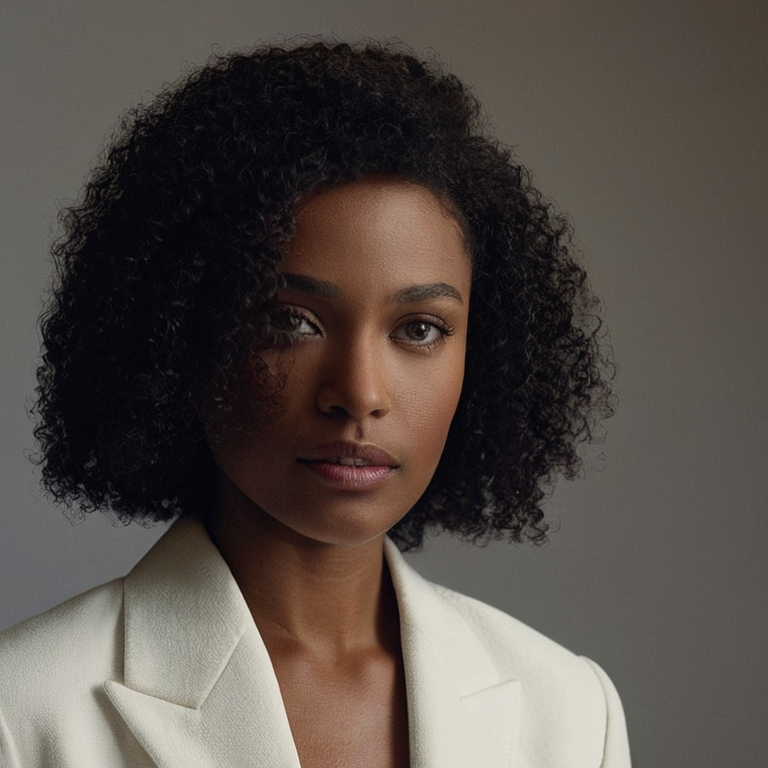
#> input picture Plan/Instructions/Operations/Pulled_Back_Artifacts/canny_w69_rightedge_masked_v3_seed711570105_20260707T132203-0500/images/canny_w69_rightedge_masked_v3_seed711570105_00001_.png, 768 x 768 px, found by its file name
$ python repair_wave70_nose_source_landmark_mask_v3.py
#> lines starting #> are read from the running program, lines starting #| are printed output that depends on the picture; after the words box and inside, x2 and y2 are one past the last pixel; in counts of white or black regions, pixels touching at a corner belong together
#> in main, source is the input picture: PIL image 768x768 RGB; mean R, G, B 85, 77.1, 71.8
#!/usr/bin/env python3
from __future__ import annotations

import hashlib
import json
import shutil
from pathlib import Path
from typing import Any

from PIL import Image, ImageDraw, ImageFont


PROJECT_ROOT = Path(r"C:\Comfy_UI_Main")
RUN_STAMP = "20260707T225500-0500"
SOURCE_IMAGE = PROJECT_ROOT / (
    "Plan/Instructions/Operations/Pulled_Back_Artifacts/"
    "canny_w69_rightedge_masked_v3_seed711570105_20260707T132203-0500/"
    "images/canny_w69_rightedge_masked_v3_seed711570105_00001_.png"
)
OUT_DIR = PROJECT_ROOT / (
    "Plan/Instructions/Operations/Prepared_Input_Assets/"
    f"wave70_mf70_nose_source_landmark_v3_{RUN_STAMP}"
)
RUNTIME_DIR = PROJECT_ROOT / "runtime_artifacts/mask_factory/wave70_mf70_nose/source_landmark_repair_v3" / RUN_STAMP
COMFYUI_INPUT = PROJECT_ROOT / "ComfyUI/input/wave70_mf70_nose_mask.png"
QA_EVIDENCE = PROJECT_ROOT / (
    "Plan/Instructions/QA/Evidence/Mask_Factory/Wave70/"
    f"W70_MF70_NOSE_SOURCE_LANDMARK_REPAIR_V3_{RUN_STAMP}.json"
)
TRACKER_EVIDENCE = PROJECT_ROOT / (
    "Plan/Tracker/Evidence/"
    f"W70_MF70_NOSE_SOURCE_LANDMARK_REPAIR_V3_{RUN_STAMP}.json"
)


ALLOWED_BBOX = [330, 270, 455, 430]
PROTECTED_ZONES = {
    "viewer_left_eye_aperture": [245, 306, 333, 337],
    "viewer_right_eye_aperture": [420, 306, 515, 337],
    "mouth_lips": [290, 430, 455, 488],
    "upper_lip_philtrum": [315, 418, 430, 458],
}


def sha256_file(path: Path) -> str:
    digest = hashlib.sha256()
    with path.open("rb") as handle:
        for chunk in iter(lambda: handle.read(1024 * 1024), b""):
            digest.update(chunk)
    return digest.hexdigest()


def rel(path: Path) -> str:
    return path.resolve().relative_to(PROJECT_ROOT.resolve()).as_posix()


def write_json(path: Path, payload: dict[str, Any]) -> None:
    path.parent.mkdir(parents=True, exist_ok=True)
    path.write_text(json.dumps(payload, indent=2) + "\n", encoding="utf-8")


def count_nonzero(mask: Image.Image) -> int:
    return sum(1 for value in mask.getdata() if value > 0)


def draw_scaled_polygon(draw: ImageDraw.ImageDraw, points: list[tuple[int, int]], scale: int, fill: int) -> None:
    draw.polygon([(x * scale, y * scale) for x, y in points], fill=fill)


def create_mask(size: tuple[int, int]) -> Image.Image:
#> called with size = (768, 768)
    scale = 4
    hi = Image.new("L", (size[0] * scale, size[1] * scale), 0)
#> hi: PIL image 3072x3072 L; every value is 0
    draw = ImageDraw.Draw(hi)

    # Bridge and sidewall taper, kept inside the visible central nose planes.
    bridge = [
        (368, 298),
        (395, 298),
        (402, 334),
        (404, 358),
        (395, 373),
        (372, 373),
        (362, 358),
        (363, 334),
    ]
    draw_scaled_polygon(draw, bridge, scale, 255)

    # Tip, alae, and nostril base. Bottom is intentionally above philtrum/lip guardrail.
    lower = [
        (356, 365),
        (370, 352),
        (397, 353),
        (415, 369),
        (422, 390),
        (411, 404),
        (389, 409),
        (361, 405),
        (346, 392),
        (348, 376),
    ]
    draw_scaled_polygon(draw, lower, scale, 255)

    # Small nostril/ala lobes so the mask follows the source nose rather than a triangle.
    draw.ellipse([344 * scale, 382 * scale, 372 * scale, 408 * scale], fill=255)
    draw.ellipse([394 * scale, 382 * scale, 422 * scale, 408 * scale], fill=255)

    # Carve protected neighbors with a few pixels of slack.
    protected = ImageDraw.Draw(hi)
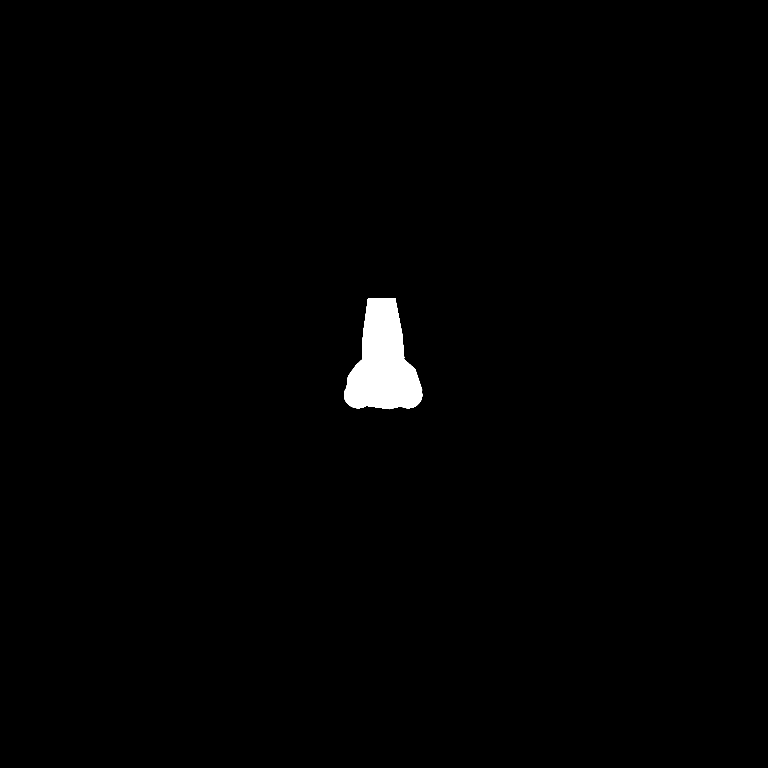
#> hi: PIL image 3072x3072 L (shown at 1/4 size); 0.94% white; 1 white region, box (x1, y1, x2, y2) and area: (1376, 1192, 1689, 1637) 88416
    carve_rects = [
        (245, 304, 335, 339),  # viewer-left eye aperture
        (418, 304, 517, 339),  # viewer-right eye aperture
        (288, 428, 457, 490),  # lips/mouth
        (313, 410, 432, 460),  # philtrum/upper-lip skin
    ]
    for left, top, right, bottom in carve_rects:
        protected.rectangle([left * scale, top * scale, right * scale, bottom * scale], fill=0)

    return hi.resize(size, Image.Resampling.LANCZOS).point(lambda value: 255 if value > 24 else 0)
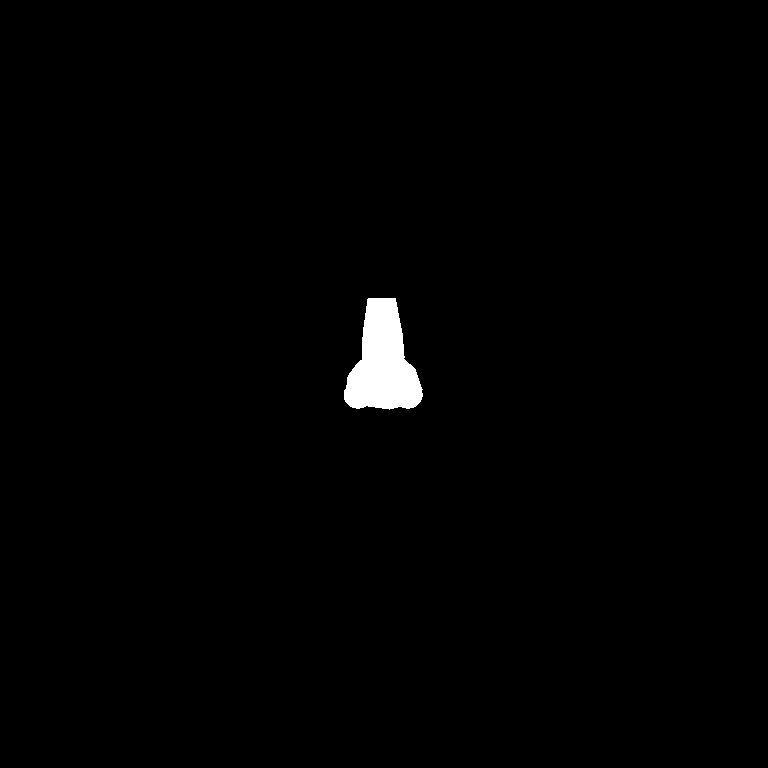
#> returned value: PIL image 768x768 L; 0.96% white; 1 white region, box (x1, y1, x2, y2) and area: (344, 298, 423, 410) 5645


def make_overlay(source: Image.Image, mask: Image.Image) -> Image.Image:
    rgba = source.convert("RGBA")
    fill = Image.new("RGBA", source.size, (255, 0, 0, 0))
    fill.putalpha(mask.point(lambda value: 128 if value > 8 else 0))
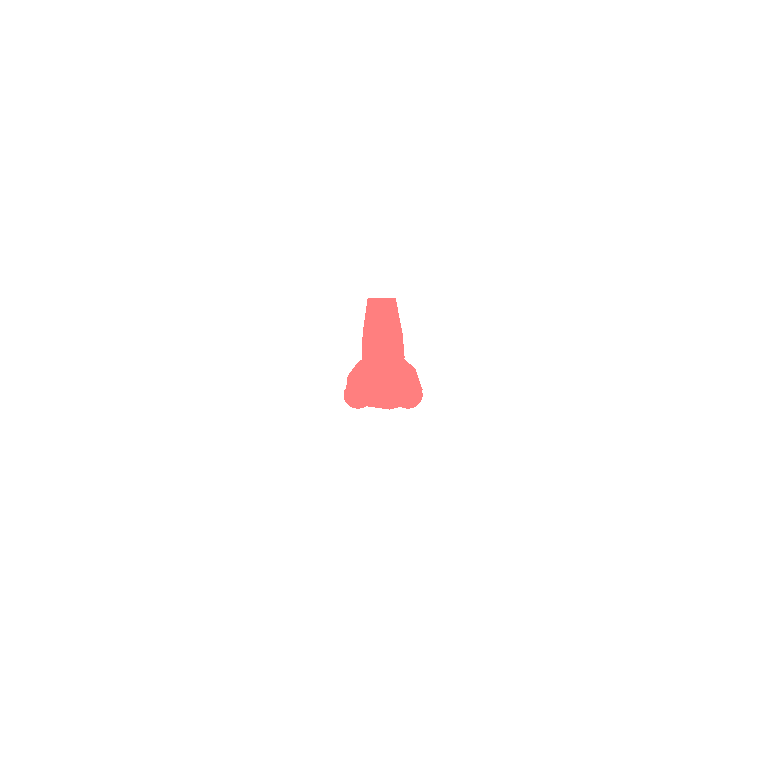
#> fill: PIL image 768x768 RGBA; mean R, G, B, A 255, 0, 0, 1.2; transparent parts drawn white
    return Image.alpha_composite(rgba, fill).convert("RGB")
#> returned value: PIL image 768x768 RGB


def draw_boundary_overlay(source: Image.Image, mask: Image.Image) -> Image.Image:
    out = make_overlay(source, mask)
    draw = ImageDraw.Draw(out)
    draw.rectangle(ALLOWED_BBOX, outline=(0, 255, 0), width=4)
    for zone in PROTECTED_ZONES.values():
        draw.rectangle(zone, outline=(255, 200, 0), width=3)
    return out


def label_tile(image: Image.Image, label: str, size: int = 360) -> Image.Image:
#> called with label = 'source crop', size = 360
    try:
        font = ImageFont.truetype("arial.ttf", 16)
    except OSError:
        font = ImageFont.load_default()
    tile = Image.new("RGB", (size, size + 34), (18, 18, 18))
#> tile: PIL image 360x394 RGB; every value is 18
    tile.paste(image.convert("RGB").resize((size, size), Image.Resampling.LANCZOS), (0, 34))
    draw = ImageDraw.Draw(tile)
    draw.text((8, 9), label, fill=(245, 245, 245), font=font)
    return tile


def count_rect(mask: Image.Image, rect: list[int]) -> int:
    return count_nonzero(mask.crop(tuple(rect)))


def make_panel(source: Image.Image, mask: Image.Image, panel_path: Path) -> None:
    crop = (255, 210, 520, 475)
    mask_rgb = Image.merge("RGB", (mask, mask, mask))
    tiles = [
        label_tile(source.crop(crop), "source crop"),
        label_tile(mask_rgb.crop(crop), "mask only"),
        label_tile(make_overlay(source, mask).crop(crop), "source + mask"),
        label_tile(draw_boundary_overlay(source, mask).crop(crop), "green allowed / amber protected"),
    ]
#> call 2 of label_tile, with label = 'mask only', size = 360
#> in label_tile (call 2), `tile.paste(image.convert("RGB").resize((size, size), Image.Resampling...`:
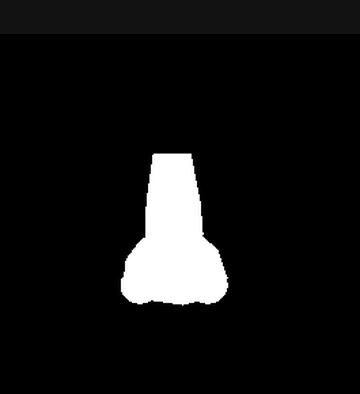
#> tile: PIL image 360x394 RGB; min 0, max 255, mean 20.3
#> in label_tile (call 2), `tile.paste(image.convert("RGB").resize((size, size), Image.Resampling...`: image: PIL image 265x265 RGB; 8% white; 1 white region, box (x1, y1, x2, y2) and area: (89, 88, 168, 200) 5645
#> call 4 of label_tile, with label = 'green allowed / amber protected', size = 360
#> in label_tile (call 4), `tile.paste(image.convert("RGB").resize((size, size), Image.Resampling...`:
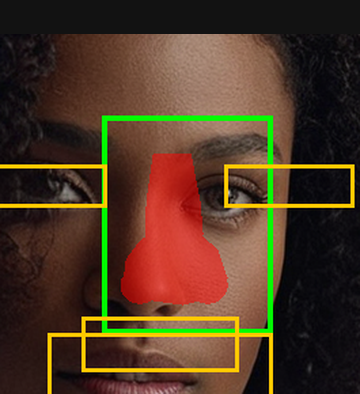
#> tile: PIL image 360x394 RGB; mean R, G, B 78.9, 56, 35.6
#> in label_tile (call 4), `tile.paste(image.convert("RGB").resize((size, size), Image.Resampling...`:
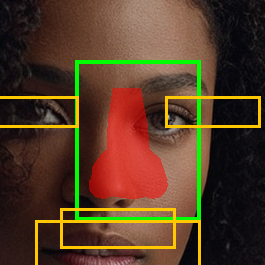
#> image: PIL image 265x265 RGB; mean R, G, B 84.7, 59.6, 37.2
    panel = Image.new("RGB", (len(tiles) * tiles[0].width, tiles[0].height), (0, 0, 0))
#> panel: PIL image 1440x394 RGB; every value is 0
    for index, tile in enumerate(tiles):
        panel.paste(tile, (index * tile.width, 0))
#> this loop made 4 passes
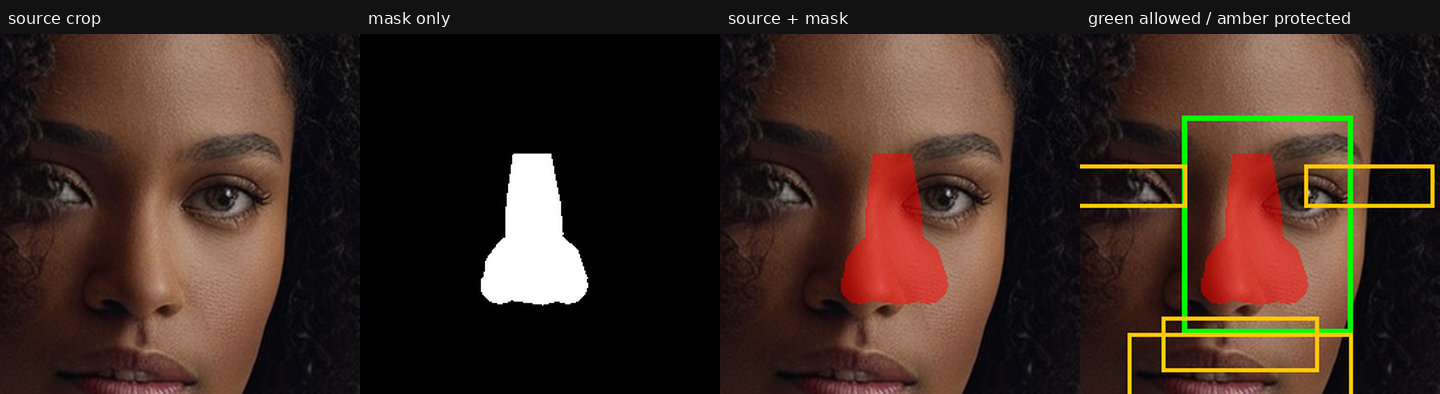
#> panel: PIL image 1440x394 RGB; mean R, G, B 61.7, 43.5, 34.7
    panel_path.parent.mkdir(parents=True, exist_ok=True)
    panel.save(panel_path)


def main() -> int:
    source = Image.open(SOURCE_IMAGE).convert("RGB")
    mask = create_mask(source.size)
    OUT_DIR.mkdir(parents=True, exist_ok=True)
    RUNTIME_DIR.mkdir(parents=True, exist_ok=True)

    mask_path = OUT_DIR / "wave70_mf70_nose_mask.png"
    overlay_path = OUT_DIR / "wave70_mf70_nose_overlay.png"
    panel_path = RUNTIME_DIR / "mf70_nose_v3_source_landmark_panel.png"
    manifest_path = RUNTIME_DIR / "mf70_nose_v3_source_landmarks.json"

    mask.save(mask_path)
    make_overlay(source, mask).save(overlay_path)
    make_panel(source, mask, panel_path)
    shutil.copy2(mask_path, COMFYUI_INPUT)

    total = count_nonzero(mask)
#> total = 5645
    allowed = count_rect(mask, ALLOWED_BBOX)
#> allowed = 5645
    protected_hits = {name: count_rect(mask, rect) for name, rect in PROTECTED_ZONES.items()}
#> protected_hits = {'viewer_left_eye_aperture': 0, 'viewer_right_eye_aperture': 0, 'mouth_lips': 0, 'upper_lip_philtrum': 0}
    protected_hits = {name: value for name, value in protected_hits.items() if value}
#> protected_hits = 0 items
    coverage_percent = round(total / (source.width * source.height) * 100, 4)
#> coverage_percent = 0.957

    payload = {
        "schema_version": "1.0",
        "evidence_id": f"W70_MF70_NOSE_SOURCE_LANDMARK_REPAIR_V3_{RUN_STAMP}",
        "timestamp_local": RUN_STAMP,
        "mask_type_id": "mf70_nose",
        "tracker_id": "TRK-W70-0017",
        "item_id": "ITEM-W70-0017",
        "project_root": str(PROJECT_ROOT),
        "source_image": rel(SOURCE_IMAGE),
        "source_sha256": sha256_file(SOURCE_IMAGE),
        "target_definition": "visible nose bridge, sidewalls, tip, alae, and nostril base; excludes philtrum, lips, mouth, eye apertures, and cheek skin",
        "status": "repair_evidence_only_not_promoted",
        "result": "mf70_nose_v3_source_landmark_repair_created_pending_source_alignment_validation",
        "promotion_decision": "blocked_no_wave70_mask_promotion_row_gate_pass_true",
        "mask": rel(mask_path),
        "mask_sha256": sha256_file(mask_path),
        "active_comfyui_input_copy": rel(COMFYUI_INPUT),
        "active_comfyui_input_sha256": sha256_file(COMFYUI_INPUT),
        "overlay": rel(overlay_path),
        "overlay_sha256": sha256_file(overlay_path),
        "panel": rel(panel_path),
        "panel_sha256": sha256_file(panel_path),
        "landmark_manifest": rel(manifest_path),
        "allowed_bbox": ALLOWED_BBOX,
        "protected_zones": PROTECTED_ZONES,
        "mask_pixels": total,
        "allowed_bbox_pixels": allowed,
        "outside_allowed_pixels": max(0, total - allowed),
        "coverage_percent": coverage_percent,
        "protected_zone_hits": protected_hits,
        "geometry_notes": [
            "Bottom boundary is kept above philtrum/upper-lip guardrail.",
            "Eye aperture guardrails are separated left/right so the nose bridge is not falsely blocked by a cross-face eye rectangle.",
            "Mask follows the visible bridge-to-tip taper and alae/nostril base instead of a broad triangle.",
        ],
        "generated_output_executed": False,
        "target_runtime_proof_present": False,
        "reference_image_matrix_pass": False,
        "completion_allowed": False,
    }
    write_json(manifest_path, payload)
    write_json(QA_EVIDENCE, payload)
    write_json(TRACKER_EVIDENCE, payload)
    print(QA_EVIDENCE)
    print(TRACKER_EVIDENCE)
    print(panel_path)
    return 0


if __name__ == "__main__":
    raise SystemExit(main())
#> (the program exits here)
